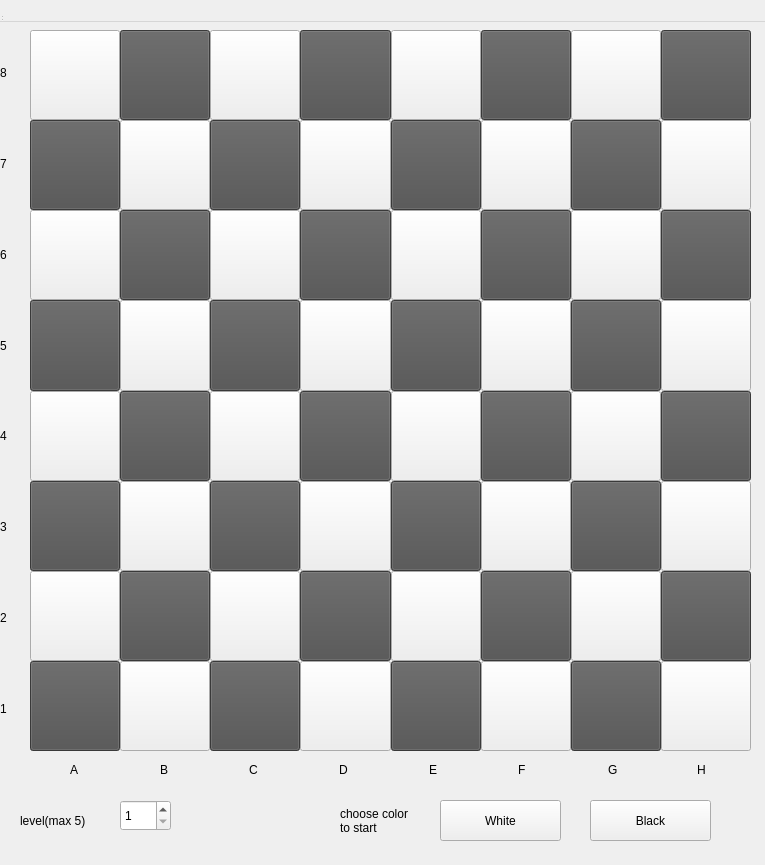
<?xml version="1.0" encoding="UTF-8"?>
<ui version="4.0">
 <class>Widget</class>
 <widget class="QWidget" name="Widget">
  <property name="geometry">
   <rect>
    <x>0</x>
    <y>0</y>
    <width>765</width>
    <height>865</height>
   </rect>
  </property>
  <property name="windowTitle">
   <string>Widget</string>
  </property>
  <widget class="QWidget" name="centralwidget" native="true">
   <property name="geometry">
    <rect>
     <x>0</x>
     <y>20</y>
     <width>764</width>
     <height>763</height>
    </rect>
   </property>
   <widget class="QWidget" name="gridLayoutWidget">
    <property name="geometry">
     <rect>
      <x>30</x>
      <y>10</y>
      <width>721</width>
      <height>721</height>
     </rect>
    </property>
    <layout class="QGridLayout" name="gridLayout">
     <property name="sizeConstraint">
      <enum>QLayout::SetDefaultConstraint</enum>
     </property>
     <property name="spacing">
      <number>0</number>
     </property>
     <item row="6" column="1">
      <widget class="QPushButton" name="B_2">
       <property name="sizePolicy">
        <sizepolicy hsizetype="Ignored" vsizetype="Ignored">
         <horstretch>0</horstretch>
         <verstretch>0</verstretch>
        </sizepolicy>
       </property>
       <property name="styleSheet">
        <string>background-color: rgb(80, 80, 80);</string>
       </property>
       <property name="text">
        <string/>
       </property>
      </widget>
     </item>
     <item row="4" column="6">
      <widget class="QPushButton" name="G_4">
       <property name="sizePolicy">
        <sizepolicy hsizetype="Ignored" vsizetype="Ignored">
         <horstretch>0</horstretch>
         <verstretch>0</verstretch>
        </sizepolicy>
       </property>
       <property name="text">
        <string/>
       </property>
      </widget>
     </item>
     <item row="2" column="3">
      <widget class="QPushButton" name="D_6">
       <property name="sizePolicy">
        <sizepolicy hsizetype="Ignored" vsizetype="Ignored">
         <horstretch>0</horstretch>
         <verstretch>0</verstretch>
        </sizepolicy>
       </property>
       <property name="styleSheet">
        <string>background-color: rgb(80, 80, 80);</string>
       </property>
       <property name="text">
        <string/>
       </property>
      </widget>
     </item>
     <item row="3" column="5">
      <widget class="QPushButton" name="F_5">
       <property name="sizePolicy">
        <sizepolicy hsizetype="Ignored" vsizetype="Ignored">
         <horstretch>0</horstretch>
         <verstretch>0</verstretch>
        </sizepolicy>
       </property>
       <property name="text">
        <string/>
       </property>
      </widget>
     </item>
     <item row="5" column="6">
      <widget class="QPushButton" name="G_3">
       <property name="sizePolicy">
        <sizepolicy hsizetype="Ignored" vsizetype="Ignored">
         <horstretch>0</horstretch>
         <verstretch>0</verstretch>
        </sizepolicy>
       </property>
       <property name="styleSheet">
        <string>background-color: rgb(80, 80, 80);</string>
       </property>
       <property name="text">
        <string/>
       </property>
      </widget>
     </item>
     <item row="0" column="0">
      <widget class="QPushButton" name="A_8">
       <property name="sizePolicy">
        <sizepolicy hsizetype="Ignored" vsizetype="Ignored">
         <horstretch>0</horstretch>
         <verstretch>0</verstretch>
        </sizepolicy>
       </property>
       <property name="text">
        <string/>
       </property>
      </widget>
     </item>
     <item row="1" column="3">
      <widget class="QPushButton" name="D_7">
       <property name="sizePolicy">
        <sizepolicy hsizetype="Ignored" vsizetype="Ignored">
         <horstretch>0</horstretch>
         <verstretch>0</verstretch>
        </sizepolicy>
       </property>
       <property name="text">
        <string/>
       </property>
      </widget>
     </item>
     <item row="1" column="6">
      <widget class="QPushButton" name="G_7">
       <property name="sizePolicy">
        <sizepolicy hsizetype="Ignored" vsizetype="Ignored">
         <horstretch>0</horstretch>
         <verstretch>0</verstretch>
        </sizepolicy>
       </property>
       <property name="styleSheet">
        <string>background-color: rgb(80, 80, 80);</string>
       </property>
       <property name="text">
        <string/>
       </property>
      </widget>
     </item>
     <item row="0" column="7">
      <widget class="QPushButton" name="H_8">
       <property name="sizePolicy">
        <sizepolicy hsizetype="Ignored" vsizetype="Ignored">
         <horstretch>0</horstretch>
         <verstretch>0</verstretch>
        </sizepolicy>
       </property>
       <property name="styleSheet">
        <string>background-color: rgb(80, 80, 80);</string>
       </property>
       <property name="text">
        <string/>
       </property>
      </widget>
     </item>
     <item row="0" column="6">
      <widget class="QPushButton" name="G_8">
       <property name="sizePolicy">
        <sizepolicy hsizetype="Ignored" vsizetype="Ignored">
         <horstretch>0</horstretch>
         <verstretch>0</verstretch>
        </sizepolicy>
       </property>
       <property name="text">
        <string/>
       </property>
      </widget>
     </item>
     <item row="2" column="5">
      <widget class="QPushButton" name="F_6">
       <property name="sizePolicy">
        <sizepolicy hsizetype="Ignored" vsizetype="Ignored">
         <horstretch>0</horstretch>
         <verstretch>0</verstretch>
        </sizepolicy>
       </property>
       <property name="styleSheet">
        <string>background-color: rgb(80, 80, 80);</string>
       </property>
       <property name="text">
        <string/>
       </property>
      </widget>
     </item>
     <item row="0" column="2">
      <widget class="QPushButton" name="C_8">
       <property name="sizePolicy">
        <sizepolicy hsizetype="Ignored" vsizetype="Ignored">
         <horstretch>0</horstretch>
         <verstretch>0</verstretch>
        </sizepolicy>
       </property>
       <property name="text">
        <string/>
       </property>
      </widget>
     </item>
     <item row="1" column="0">
      <widget class="QPushButton" name="A_7">
       <property name="sizePolicy">
        <sizepolicy hsizetype="Ignored" vsizetype="Ignored">
         <horstretch>0</horstretch>
         <verstretch>0</verstretch>
        </sizepolicy>
       </property>
       <property name="styleSheet">
        <string>background-color: rgb(80, 80, 80);</string>
       </property>
       <property name="text">
        <string/>
       </property>
      </widget>
     </item>
     <item row="7" column="4">
      <widget class="QPushButton" name="E_1">
       <property name="sizePolicy">
        <sizepolicy hsizetype="Ignored" vsizetype="Ignored">
         <horstretch>0</horstretch>
         <verstretch>0</verstretch>
        </sizepolicy>
       </property>
       <property name="styleSheet">
        <string>background-color: rgb(80, 80, 80);</string>
       </property>
       <property name="text">
        <string/>
       </property>
      </widget>
     </item>
     <item row="2" column="6">
      <widget class="QPushButton" name="G_6">
       <property name="sizePolicy">
        <sizepolicy hsizetype="Ignored" vsizetype="Ignored">
         <horstretch>0</horstretch>
         <verstretch>0</verstretch>
        </sizepolicy>
       </property>
       <property name="text">
        <string/>
       </property>
      </widget>
     </item>
     <item row="5" column="4">
      <widget class="QPushButton" name="E_3">
       <property name="sizePolicy">
        <sizepolicy hsizetype="Ignored" vsizetype="Ignored">
         <horstretch>0</horstretch>
         <verstretch>0</verstretch>
        </sizepolicy>
       </property>
       <property name="styleSheet">
        <string>background-color: rgb(80, 80, 80);</string>
       </property>
       <property name="text">
        <string/>
       </property>
      </widget>
     </item>
     <item row="3" column="7">
      <widget class="QPushButton" name="H_5">
       <property name="sizePolicy">
        <sizepolicy hsizetype="Ignored" vsizetype="Ignored">
         <horstretch>0</horstretch>
         <verstretch>0</verstretch>
        </sizepolicy>
       </property>
       <property name="text">
        <string/>
       </property>
      </widget>
     </item>
     <item row="2" column="1">
      <widget class="QPushButton" name="B_6">
       <property name="sizePolicy">
        <sizepolicy hsizetype="Ignored" vsizetype="Ignored">
         <horstretch>0</horstretch>
         <verstretch>0</verstretch>
        </sizepolicy>
       </property>
       <property name="styleSheet">
        <string>background-color: rgb(80, 80, 80);</string>
       </property>
       <property name="text">
        <string/>
       </property>
      </widget>
     </item>
     <item row="3" column="1">
      <widget class="QPushButton" name="B_5">
       <property name="sizePolicy">
        <sizepolicy hsizetype="Ignored" vsizetype="Ignored">
         <horstretch>0</horstretch>
         <verstretch>0</verstretch>
        </sizepolicy>
       </property>
       <property name="layoutDirection">
        <enum>Qt::LeftToRight</enum>
       </property>
       <property name="text">
        <string/>
       </property>
      </widget>
     </item>
     <item row="1" column="1">
      <widget class="QPushButton" name="B_7">
       <property name="sizePolicy">
        <sizepolicy hsizetype="Ignored" vsizetype="Ignored">
         <horstretch>0</horstretch>
         <verstretch>0</verstretch>
        </sizepolicy>
       </property>
       <property name="text">
        <string/>
       </property>
      </widget>
     </item>
     <item row="7" column="0">
      <widget class="QPushButton" name="A_1">
       <property name="sizePolicy">
        <sizepolicy hsizetype="Ignored" vsizetype="Ignored">
         <horstretch>0</horstretch>
         <verstretch>0</verstretch>
        </sizepolicy>
       </property>
       <property name="layoutDirection">
        <enum>Qt::LeftToRight</enum>
       </property>
       <property name="styleSheet">
        <string notr="true">background-color: rgb(80, 80, 80);</string>
       </property>
       <property name="text">
        <string/>
       </property>
      </widget>
     </item>
     <item row="3" column="0">
      <widget class="QPushButton" name="A_5">
       <property name="sizePolicy">
        <sizepolicy hsizetype="Ignored" vsizetype="Ignored">
         <horstretch>0</horstretch>
         <verstretch>0</verstretch>
        </sizepolicy>
       </property>
       <property name="layoutDirection">
        <enum>Qt::LeftToRight</enum>
       </property>
       <property name="styleSheet">
        <string>background-color: rgb(80, 80, 80);</string>
       </property>
       <property name="text">
        <string/>
       </property>
      </widget>
     </item>
     <item row="6" column="4">
      <widget class="QPushButton" name="E_2">
       <property name="sizePolicy">
        <sizepolicy hsizetype="Ignored" vsizetype="Ignored">
         <horstretch>0</horstretch>
         <verstretch>0</verstretch>
        </sizepolicy>
       </property>
       <property name="text">
        <string/>
       </property>
      </widget>
     </item>
     <item row="4" column="1">
      <widget class="QPushButton" name="B_4">
       <property name="sizePolicy">
        <sizepolicy hsizetype="Ignored" vsizetype="Ignored">
         <horstretch>0</horstretch>
         <verstretch>0</verstretch>
        </sizepolicy>
       </property>
       <property name="layoutDirection">
        <enum>Qt::LeftToRight</enum>
       </property>
       <property name="styleSheet">
        <string>background-color: rgb(80, 80, 80);</string>
       </property>
       <property name="text">
        <string/>
       </property>
      </widget>
     </item>
     <item row="6" column="0">
      <widget class="QPushButton" name="A_2">
       <property name="sizePolicy">
        <sizepolicy hsizetype="Ignored" vsizetype="Ignored">
         <horstretch>0</horstretch>
         <verstretch>0</verstretch>
        </sizepolicy>
       </property>
       <property name="text">
        <string/>
       </property>
      </widget>
     </item>
     <item row="6" column="2">
      <widget class="QPushButton" name="C_2">
       <property name="sizePolicy">
        <sizepolicy hsizetype="Ignored" vsizetype="Ignored">
         <horstretch>0</horstretch>
         <verstretch>0</verstretch>
        </sizepolicy>
       </property>
       <property name="text">
        <string/>
       </property>
      </widget>
     </item>
     <item row="5" column="0">
      <widget class="QPushButton" name="A_3">
       <property name="sizePolicy">
        <sizepolicy hsizetype="Ignored" vsizetype="Ignored">
         <horstretch>0</horstretch>
         <verstretch>0</verstretch>
        </sizepolicy>
       </property>
       <property name="layoutDirection">
        <enum>Qt::LeftToRight</enum>
       </property>
       <property name="styleSheet">
        <string>background-color: rgb(80, 80, 80);</string>
       </property>
       <property name="text">
        <string/>
       </property>
      </widget>
     </item>
     <item row="4" column="3">
      <widget class="QPushButton" name="D_4">
       <property name="sizePolicy">
        <sizepolicy hsizetype="Ignored" vsizetype="Ignored">
         <horstretch>0</horstretch>
         <verstretch>0</verstretch>
        </sizepolicy>
       </property>
       <property name="layoutDirection">
        <enum>Qt::LeftToRight</enum>
       </property>
       <property name="styleSheet">
        <string>background-color: rgb(80, 80, 80);</string>
       </property>
       <property name="text">
        <string/>
       </property>
      </widget>
     </item>
     <item row="0" column="3">
      <widget class="QPushButton" name="D_8">
       <property name="sizePolicy">
        <sizepolicy hsizetype="Ignored" vsizetype="Ignored">
         <horstretch>0</horstretch>
         <verstretch>0</verstretch>
        </sizepolicy>
       </property>
       <property name="styleSheet">
        <string>background-color: rgb(80, 80, 80);</string>
       </property>
       <property name="text">
        <string/>
       </property>
      </widget>
     </item>
     <item row="3" column="3">
      <widget class="QPushButton" name="D_5">
       <property name="sizePolicy">
        <sizepolicy hsizetype="Ignored" vsizetype="Ignored">
         <horstretch>0</horstretch>
         <verstretch>0</verstretch>
        </sizepolicy>
       </property>
       <property name="layoutDirection">
        <enum>Qt::LeftToRight</enum>
       </property>
       <property name="text">
        <string/>
       </property>
      </widget>
     </item>
     <item row="2" column="4">
      <widget class="QPushButton" name="E_6">
       <property name="sizePolicy">
        <sizepolicy hsizetype="Ignored" vsizetype="Ignored">
         <horstretch>0</horstretch>
         <verstretch>0</verstretch>
        </sizepolicy>
       </property>
       <property name="text">
        <string/>
       </property>
      </widget>
     </item>
     <item row="5" column="1">
      <widget class="QPushButton" name="B_3">
       <property name="sizePolicy">
        <sizepolicy hsizetype="Ignored" vsizetype="Ignored">
         <horstretch>0</horstretch>
         <verstretch>0</verstretch>
        </sizepolicy>
       </property>
       <property name="layoutDirection">
        <enum>Qt::LeftToRight</enum>
       </property>
       <property name="text">
        <string/>
       </property>
      </widget>
     </item>
     <item row="1" column="2">
      <widget class="QPushButton" name="C_7">
       <property name="sizePolicy">
        <sizepolicy hsizetype="Ignored" vsizetype="Ignored">
         <horstretch>0</horstretch>
         <verstretch>0</verstretch>
        </sizepolicy>
       </property>
       <property name="styleSheet">
        <string>background-color: rgb(80, 80, 80);</string>
       </property>
       <property name="text">
        <string/>
       </property>
      </widget>
     </item>
     <item row="4" column="7">
      <widget class="QPushButton" name="H_4">
       <property name="sizePolicy">
        <sizepolicy hsizetype="Ignored" vsizetype="Ignored">
         <horstretch>0</horstretch>
         <verstretch>0</verstretch>
        </sizepolicy>
       </property>
       <property name="styleSheet">
        <string>background-color: rgb(80, 80, 80);</string>
       </property>
       <property name="text">
        <string/>
       </property>
      </widget>
     </item>
     <item row="6" column="5">
      <widget class="QPushButton" name="F_2">
       <property name="sizePolicy">
        <sizepolicy hsizetype="Ignored" vsizetype="Ignored">
         <horstretch>0</horstretch>
         <verstretch>0</verstretch>
        </sizepolicy>
       </property>
       <property name="styleSheet">
        <string>background-color: rgb(80, 80, 80);</string>
       </property>
       <property name="text">
        <string/>
       </property>
      </widget>
     </item>
     <item row="7" column="7">
      <widget class="QPushButton" name="H_1">
       <property name="sizePolicy">
        <sizepolicy hsizetype="Ignored" vsizetype="Ignored">
         <horstretch>0</horstretch>
         <verstretch>0</verstretch>
        </sizepolicy>
       </property>
       <property name="text">
        <string/>
       </property>
      </widget>
     </item>
     <item row="3" column="4">
      <widget class="QPushButton" name="E_5">
       <property name="sizePolicy">
        <sizepolicy hsizetype="Ignored" vsizetype="Ignored">
         <horstretch>0</horstretch>
         <verstretch>0</verstretch>
        </sizepolicy>
       </property>
       <property name="styleSheet">
        <string>background-color: rgb(80, 80, 80);</string>
       </property>
       <property name="text">
        <string/>
       </property>
      </widget>
     </item>
     <item row="7" column="6">
      <widget class="QPushButton" name="G_1">
       <property name="sizePolicy">
        <sizepolicy hsizetype="Ignored" vsizetype="Ignored">
         <horstretch>0</horstretch>
         <verstretch>0</verstretch>
        </sizepolicy>
       </property>
       <property name="styleSheet">
        <string>background-color: rgb(80, 80, 80);</string>
       </property>
       <property name="text">
        <string/>
       </property>
      </widget>
     </item>
     <item row="0" column="4">
      <widget class="QPushButton" name="E_8">
       <property name="sizePolicy">
        <sizepolicy hsizetype="Ignored" vsizetype="Ignored">
         <horstretch>0</horstretch>
         <verstretch>0</verstretch>
        </sizepolicy>
       </property>
       <property name="text">
        <string/>
       </property>
      </widget>
     </item>
     <item row="6" column="3">
      <widget class="QPushButton" name="D_2">
       <property name="sizePolicy">
        <sizepolicy hsizetype="Ignored" vsizetype="Ignored">
         <horstretch>0</horstretch>
         <verstretch>0</verstretch>
        </sizepolicy>
       </property>
       <property name="styleSheet">
        <string>background-color: rgb(80, 80, 80);</string>
       </property>
       <property name="text">
        <string/>
       </property>
      </widget>
     </item>
     <item row="7" column="2">
      <widget class="QPushButton" name="C_1">
       <property name="sizePolicy">
        <sizepolicy hsizetype="Ignored" vsizetype="Ignored">
         <horstretch>0</horstretch>
         <verstretch>0</verstretch>
        </sizepolicy>
       </property>
       <property name="layoutDirection">
        <enum>Qt::LeftToRight</enum>
       </property>
       <property name="styleSheet">
        <string>background-color: rgb(80, 80, 80);</string>
       </property>
       <property name="text">
        <string/>
       </property>
      </widget>
     </item>
     <item row="1" column="5">
      <widget class="QPushButton" name="F_7">
       <property name="sizePolicy">
        <sizepolicy hsizetype="Ignored" vsizetype="Ignored">
         <horstretch>0</horstretch>
         <verstretch>0</verstretch>
        </sizepolicy>
       </property>
       <property name="text">
        <string/>
       </property>
      </widget>
     </item>
     <item row="7" column="3">
      <widget class="QPushButton" name="D_1">
       <property name="sizePolicy">
        <sizepolicy hsizetype="Ignored" vsizetype="Ignored">
         <horstretch>0</horstretch>
         <verstretch>0</verstretch>
        </sizepolicy>
       </property>
       <property name="layoutDirection">
        <enum>Qt::LeftToRight</enum>
       </property>
       <property name="text">
        <string/>
       </property>
      </widget>
     </item>
     <item row="4" column="2">
      <widget class="QPushButton" name="C_4">
       <property name="sizePolicy">
        <sizepolicy hsizetype="Ignored" vsizetype="Ignored">
         <horstretch>0</horstretch>
         <verstretch>0</verstretch>
        </sizepolicy>
       </property>
       <property name="layoutDirection">
        <enum>Qt::LeftToRight</enum>
       </property>
       <property name="text">
        <string/>
       </property>
      </widget>
     </item>
     <item row="3" column="6">
      <widget class="QPushButton" name="G_5">
       <property name="sizePolicy">
        <sizepolicy hsizetype="Ignored" vsizetype="Ignored">
         <horstretch>0</horstretch>
         <verstretch>0</verstretch>
        </sizepolicy>
       </property>
       <property name="styleSheet">
        <string>background-color: rgb(80, 80, 80);</string>
       </property>
       <property name="text">
        <string/>
       </property>
      </widget>
     </item>
     <item row="4" column="5">
      <widget class="QPushButton" name="F_4">
       <property name="sizePolicy">
        <sizepolicy hsizetype="Ignored" vsizetype="Ignored">
         <horstretch>0</horstretch>
         <verstretch>0</verstretch>
        </sizepolicy>
       </property>
       <property name="styleSheet">
        <string>background-color: rgb(80, 80, 80);</string>
       </property>
       <property name="text">
        <string/>
       </property>
      </widget>
     </item>
     <item row="3" column="2">
      <widget class="QPushButton" name="C_5">
       <property name="sizePolicy">
        <sizepolicy hsizetype="Ignored" vsizetype="Ignored">
         <horstretch>0</horstretch>
         <verstretch>0</verstretch>
        </sizepolicy>
       </property>
       <property name="layoutDirection">
        <enum>Qt::LeftToRight</enum>
       </property>
       <property name="styleSheet">
        <string>background-color: rgb(80, 80, 80);</string>
       </property>
       <property name="text">
        <string/>
       </property>
      </widget>
     </item>
     <item row="5" column="5">
      <widget class="QPushButton" name="F_3">
       <property name="sizePolicy">
        <sizepolicy hsizetype="Ignored" vsizetype="Ignored">
         <horstretch>0</horstretch>
         <verstretch>0</verstretch>
        </sizepolicy>
       </property>
       <property name="text">
        <string/>
       </property>
      </widget>
     </item>
     <item row="2" column="2">
      <widget class="QPushButton" name="C_6">
       <property name="sizePolicy">
        <sizepolicy hsizetype="Ignored" vsizetype="Ignored">
         <horstretch>0</horstretch>
         <verstretch>0</verstretch>
        </sizepolicy>
       </property>
       <property name="text">
        <string/>
       </property>
      </widget>
     </item>
     <item row="4" column="4">
      <widget class="QPushButton" name="E_4">
       <property name="sizePolicy">
        <sizepolicy hsizetype="Ignored" vsizetype="Ignored">
         <horstretch>0</horstretch>
         <verstretch>0</verstretch>
        </sizepolicy>
       </property>
       <property name="text">
        <string/>
       </property>
      </widget>
     </item>
     <item row="0" column="1">
      <widget class="QPushButton" name="B_8">
       <property name="sizePolicy">
        <sizepolicy hsizetype="Ignored" vsizetype="Ignored">
         <horstretch>0</horstretch>
         <verstretch>0</verstretch>
        </sizepolicy>
       </property>
       <property name="styleSheet">
        <string notr="true">background-color: rgb(80, 80, 80);</string>
       </property>
       <property name="text">
        <string/>
       </property>
      </widget>
     </item>
     <item row="1" column="7">
      <widget class="QPushButton" name="H_7">
       <property name="sizePolicy">
        <sizepolicy hsizetype="Ignored" vsizetype="Ignored">
         <horstretch>0</horstretch>
         <verstretch>0</verstretch>
        </sizepolicy>
       </property>
       <property name="text">
        <string/>
       </property>
      </widget>
     </item>
     <item row="5" column="2">
      <widget class="QPushButton" name="C_3">
       <property name="sizePolicy">
        <sizepolicy hsizetype="Ignored" vsizetype="Ignored">
         <horstretch>0</horstretch>
         <verstretch>0</verstretch>
        </sizepolicy>
       </property>
       <property name="layoutDirection">
        <enum>Qt::LeftToRight</enum>
       </property>
       <property name="styleSheet">
        <string>background-color: rgb(80, 80, 80);</string>
       </property>
       <property name="text">
        <string/>
       </property>
      </widget>
     </item>
     <item row="0" column="5">
      <widget class="QPushButton" name="F_8">
       <property name="sizePolicy">
        <sizepolicy hsizetype="Ignored" vsizetype="Ignored">
         <horstretch>0</horstretch>
         <verstretch>0</verstretch>
        </sizepolicy>
       </property>
       <property name="styleSheet">
        <string>background-color: rgb(80, 80, 80);</string>
       </property>
       <property name="text">
        <string/>
       </property>
      </widget>
     </item>
     <item row="7" column="5">
      <widget class="QPushButton" name="F_1">
       <property name="sizePolicy">
        <sizepolicy hsizetype="Ignored" vsizetype="Ignored">
         <horstretch>0</horstretch>
         <verstretch>0</verstretch>
        </sizepolicy>
       </property>
       <property name="text">
        <string/>
       </property>
      </widget>
     </item>
     <item row="4" column="0">
      <widget class="QPushButton" name="A_4">
       <property name="sizePolicy">
        <sizepolicy hsizetype="Ignored" vsizetype="Ignored">
         <horstretch>0</horstretch>
         <verstretch>0</verstretch>
        </sizepolicy>
       </property>
       <property name="layoutDirection">
        <enum>Qt::LeftToRight</enum>
       </property>
       <property name="text">
        <string/>
       </property>
      </widget>
     </item>
     <item row="2" column="0">
      <widget class="QPushButton" name="A_6">
       <property name="sizePolicy">
        <sizepolicy hsizetype="Ignored" vsizetype="Ignored">
         <horstretch>0</horstretch>
         <verstretch>0</verstretch>
        </sizepolicy>
       </property>
       <property name="text">
        <string/>
       </property>
      </widget>
     </item>
     <item row="1" column="4">
      <widget class="QPushButton" name="E_7">
       <property name="sizePolicy">
        <sizepolicy hsizetype="Ignored" vsizetype="Ignored">
         <horstretch>0</horstretch>
         <verstretch>0</verstretch>
        </sizepolicy>
       </property>
       <property name="styleSheet">
        <string>background-color: rgb(80, 80, 80);</string>
       </property>
       <property name="text">
        <string/>
       </property>
      </widget>
     </item>
     <item row="5" column="7">
      <widget class="QPushButton" name="H_3">
       <property name="sizePolicy">
        <sizepolicy hsizetype="Ignored" vsizetype="Ignored">
         <horstretch>0</horstretch>
         <verstretch>0</verstretch>
        </sizepolicy>
       </property>
       <property name="text">
        <string/>
       </property>
      </widget>
     </item>
     <item row="6" column="6">
      <widget class="QPushButton" name="G_2">
       <property name="sizePolicy">
        <sizepolicy hsizetype="Ignored" vsizetype="Ignored">
         <horstretch>0</horstretch>
         <verstretch>0</verstretch>
        </sizepolicy>
       </property>
       <property name="text">
        <string/>
       </property>
      </widget>
     </item>
     <item row="7" column="1">
      <widget class="QPushButton" name="B_1">
       <property name="sizePolicy">
        <sizepolicy hsizetype="Ignored" vsizetype="Ignored">
         <horstretch>0</horstretch>
         <verstretch>0</verstretch>
        </sizepolicy>
       </property>
       <property name="layoutDirection">
        <enum>Qt::LeftToRight</enum>
       </property>
       <property name="text">
        <string/>
       </property>
      </widget>
     </item>
     <item row="6" column="7">
      <widget class="QPushButton" name="H_2">
       <property name="sizePolicy">
        <sizepolicy hsizetype="Ignored" vsizetype="Ignored">
         <horstretch>0</horstretch>
         <verstretch>0</verstretch>
        </sizepolicy>
       </property>
       <property name="styleSheet">
        <string>background-color: rgb(80, 80, 80);</string>
       </property>
       <property name="text">
        <string/>
       </property>
      </widget>
     </item>
     <item row="5" column="3">
      <widget class="QPushButton" name="D_3">
       <property name="enabled">
        <bool>true</bool>
       </property>
       <property name="sizePolicy">
        <sizepolicy hsizetype="Ignored" vsizetype="Ignored">
         <horstretch>0</horstretch>
         <verstretch>0</verstretch>
        </sizepolicy>
       </property>
       <property name="layoutDirection">
        <enum>Qt::LeftToRight</enum>
       </property>
       <property name="text">
        <string/>
       </property>
       <property name="checkable">
        <bool>false</bool>
       </property>
      </widget>
     </item>
     <item row="2" column="7">
      <widget class="QPushButton" name="H_6">
       <property name="sizePolicy">
        <sizepolicy hsizetype="Ignored" vsizetype="Ignored">
         <horstretch>0</horstretch>
         <verstretch>0</verstretch>
        </sizepolicy>
       </property>
       <property name="styleSheet">
        <string>background-color: rgb(80, 80, 80);</string>
       </property>
       <property name="text">
        <string/>
       </property>
      </widget>
     </item>
    </layout>
   </widget>
   <widget class="QWidget" name="verticalLayoutWidget">
    <property name="geometry">
     <rect>
      <x>0</x>
      <y>10</y>
      <width>21</width>
      <height>721</height>
     </rect>
    </property>
    <layout class="QVBoxLayout" name="verticalLayout">
     <item>
      <widget class="QLabel" name="label_8">
       <property name="text">
        <string>8</string>
       </property>
      </widget>
     </item>
     <item>
      <widget class="QLabel" name="label_7">
       <property name="text">
        <string>7</string>
       </property>
      </widget>
     </item>
     <item>
      <widget class="QLabel" name="label_6">
       <property name="text">
        <string>6</string>
       </property>
      </widget>
     </item>
     <item>
      <widget class="QLabel" name="label_5">
       <property name="text">
        <string>5</string>
       </property>
      </widget>
     </item>
     <item>
      <widget class="QLabel" name="label_4">
       <property name="text">
        <string>4</string>
       </property>
      </widget>
     </item>
     <item>
      <widget class="QLabel" name="label_3">
       <property name="text">
        <string>3</string>
       </property>
      </widget>
     </item>
     <item>
      <widget class="QLabel" name="label_2">
       <property name="text">
        <string>2</string>
       </property>
      </widget>
     </item>
     <item>
      <widget class="QLabel" name="label">
       <property name="text">
        <string>1</string>
       </property>
      </widget>
     </item>
    </layout>
   </widget>
   <widget class="QWidget" name="horizontalLayoutWidget">
    <property name="geometry">
     <rect>
      <x>70</x>
      <y>740</y>
      <width>711</width>
      <height>20</height>
     </rect>
    </property>
    <layout class="QHBoxLayout" name="horizontalLayout_2">
     <item>
      <widget class="QLabel" name="label_9">
       <property name="text">
        <string>A</string>
       </property>
      </widget>
     </item>
     <item>
      <widget class="QLabel" name="label_10">
       <property name="text">
        <string>B</string>
       </property>
      </widget>
     </item>
     <item>
      <widget class="QLabel" name="label_11">
       <property name="text">
        <string>C</string>
       </property>
      </widget>
     </item>
     <item>
      <widget class="QLabel" name="label_12">
       <property name="text">
        <string>D</string>
       </property>
      </widget>
     </item>
     <item>
      <widget class="QLabel" name="label_13">
       <property name="text">
        <string>E</string>
       </property>
      </widget>
     </item>
     <item>
      <widget class="QLabel" name="label_14">
       <property name="text">
        <string>F</string>
       </property>
      </widget>
     </item>
     <item>
      <widget class="QLabel" name="label_15">
       <property name="text">
        <string>G</string>
       </property>
      </widget>
     </item>
     <item>
      <widget class="QLabel" name="label_16">
       <property name="text">
        <string>H</string>
       </property>
      </widget>
     </item>
    </layout>
   </widget>
  </widget>
  <widget class="QMenuBar" name="menubar">
   <property name="geometry">
    <rect>
     <x>0</x>
     <y>0</y>
     <width>771</width>
     <height>22</height>
    </rect>
   </property>
  </widget>
  <widget class="QStatusBar" name="statusbar">
   <property name="geometry">
    <rect>
     <x>0</x>
     <y>0</y>
     <width>3</width>
     <height>22</height>
    </rect>
   </property>
  </widget>
  <widget class="QPushButton" name="black_b">
   <property name="geometry">
    <rect>
     <x>590</x>
     <y>800</y>
     <width>121</width>
     <height>41</height>
    </rect>
   </property>
   <property name="text">
    <string>Black</string>
   </property>
  </widget>
  <widget class="QPushButton" name="white_b">
   <property name="geometry">
    <rect>
     <x>440</x>
     <y>800</y>
     <width>121</width>
     <height>41</height>
    </rect>
   </property>
   <property name="text">
    <string>White</string>
   </property>
  </widget>
  <widget class="QSpinBox" name="spinBox">
   <property name="geometry">
    <rect>
     <x>120</x>
     <y>800</y>
     <width>51</width>
     <height>31</height>
    </rect>
   </property>
   <property name="minimum">
    <number>1</number>
   </property>
   <property name="maximum">
    <number>5</number>
   </property>
  </widget>
  <widget class="QLabel" name="label_17">
   <property name="geometry">
    <rect>
     <x>20</x>
     <y>810</y>
     <width>101</width>
     <height>21</height>
    </rect>
   </property>
   <property name="text">
    <string>level(max 5)</string>
   </property>
  </widget>
  <widget class="QLabel" name="label_18">
   <property name="geometry">
    <rect>
     <x>340</x>
     <y>800</y>
     <width>91</width>
     <height>41</height>
    </rect>
   </property>
   <property name="text">
    <string>choose color
to start</string>
   </property>
  </widget>
 </widget>
 <resources/>
 <connections/>
</ui>
